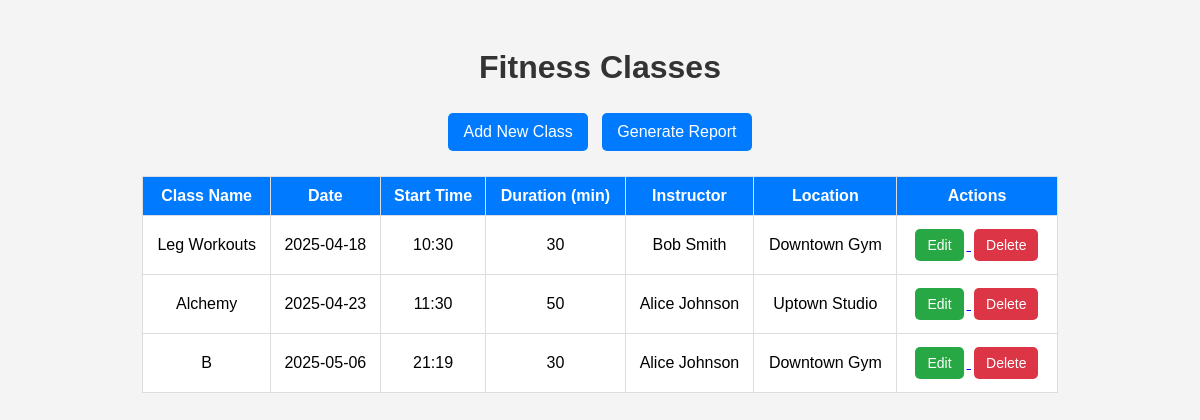
The page / on the database its author committed.
### app.py (models this page shows)
class FitnessClass(db.Model):  # ORM Model for Fitness Classes
    __tablename__ = 'classes'
    id = db.Column(db.Integer, primary_key=True)
    class_name = db.Column(db.String(100), nullable=False)
    description = db.Column(db.String(300))
    scheduled_date = db.Column(db.String(10))  # Format: YYYY-MM-DD
    start_time = db.Column(db.String(5))        # Format: HH:MM
    duration = db.Column(db.Integer)            # Duration in minutes
    instructor_id = db.Column(db.Integer, db.ForeignKey('instructors.id'), nullable=False)
    location_id = db.Column(db.Integer, db.ForeignKey('locations.id'), nullable=False)
    instructor = db.relationship('Instructor', backref=db.backref('classes', lazy=True))
    location = db.relationship('Location', backref=db.backref('classes', lazy=True))

class Instructor(db.Model):  # ORM Model for Instructors
    __tablename__ = 'instructors'
    id = db.Column(db.Integer, primary_key=True)
    name = db.Column(db.String(100), nullable=False)
    email = db.Column(db.String(100), nullable=False, unique=True)
    specialty = db.Column(db.String(100))

class Location(db.Model):  # ORM Model for Locations
    __tablename__ = 'locations'
    id = db.Column(db.Integer, primary_key=True)
    gym_name = db.Column(db.String(100), nullable=False)
    address = db.Column(db.String(200))
    capacity = db.Column(db.Integer)

### app.py (the view)
@app.route('/')
def index():
    classes = FitnessClass.query.all()  # ORM Query to fetch all classes
    return render_template('index.html', classes=classes)

### templates/index.html (shortened to what this page needs)
<!DOCTYPE html>
<html>
<head>
</head>
<body>
    <h1>Fitness Classes</h1>
    <nav>
        <a href="{{ url_for('new_class') }}">Add New Class</a>
        <a href="{{ url_for('report') }}">Generate Report</a>
    </nav>
    {% if classes %}
    <table>
        <thead>
            <tr>
                <th>Class Name</th>
                <th>Date</th>
                <th>Start Time</th>
                <th>Duration (min)</th>
                <th>Instructor</th>
                <th>Location</th>
                <th>Actions</th>
            </tr>
        </thead>
        <tbody>
            {% for class in classes %}
            <tr>
                <td>{{ class.class_name }}</td>
                <td>{{ class.scheduled_date }}</td>
                <td>{{ class.start_time }}</td>
                <td>{{ class.duration }}</td>
                <td>{{ class.instructor.name }}</td>
                <td>{{ class.location.gym_name }}</td>
                <td>
                    <a href="{{ url_for('edit_class', class_id=class.id) }}">
                        <button class="edit">Edit</button>
                    </a>
                    <form action="{{ url_for('delete_class', class_id=class.id) }}" method="POST"
                          onsubmit="return confirm('Are you sure you want to delete this class?');" style="display:inline;">
                        <button type="submit" class="delete">Delete</button>
                    </form>
                </td>
            </tr>
            {% endfor %}
        </tbody>
    </table>
    {% else %}
    <p>No classes scheduled.</p>
    {% endif %}
</body>
</html>

### templates/index.html (style rules this page uses)
body { font-family: Arial, sans-serif; background-color: #f4f4f4; text-align: center; padding: 20px; }
h1 { color: #333; }
nav { margin-bottom: 20px; }
nav a { text-decoration: none; background-color: #007bff; color: white; padding: 10px 15px; margin: 5px; border-radius: 5px; display: inline-block; }
table { width: 80%; margin: 0 auto; border-collapse: collapse; background-color: white; }
th, td { padding: 10px; border: 1px solid #ddd; text-align: center; }
th { background-color: #007bff; color: white; }
button { padding: 8px 12px; border: none; border-radius: 5px; cursor: pointer; font-size: 14px; margin: 3px; }
button.edit { background-color: #28a745; color: white; }
button.delete { background-color: #dc3545; color: white; }

### rows shown on the page
FitnessClass: class_name "Leg Workouts", scheduled_date "2025-04-18", start_time "10:30", duration "30", instructor.name "Bob Smith", location.gym_name "Downtown Gym"
FitnessClass: class_name "Alchemy", scheduled_date "2025-04-23", start_time "11:30", duration "50", instructor.name "Alice Johnson", location.gym_name "Uptown Studio"
FitnessClass: class_name "B", scheduled_date "2025-05-06", start_time "21:19", duration "30", instructor.name "Alice Johnson", location.gym_name "Downtown Gym"
